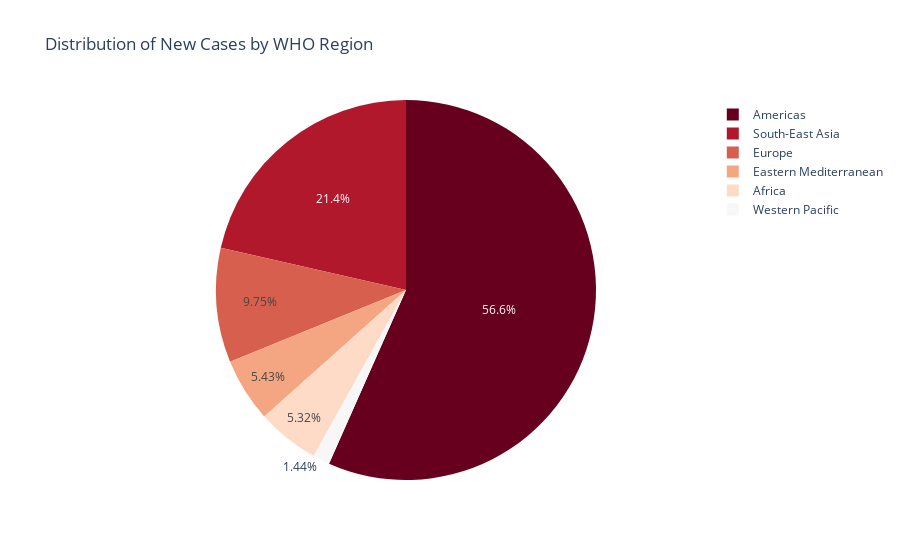

This figure's notebook cell:
### Code cell
region_cases = data.groupby('WHO Region')['New cases'].sum().reset_index()

# 
fig = px.pie(
    region_cases,
    names='WHO Region',
    values='New cases',
    title='Distribution of New Cases by WHO Region',
    color_discrete_sequence=px.colors.sequential.RdBu
)

fig.show()

### Figure 1 — Plotly figure (JSON) as saved in the notebook; plotly's stock layout.template omitted (floating-point values rounded to 4 significant figures)
{"data": [{"domain": {"x": [0, 1], "y": [0, 1]}, "hovertemplate": "WHO Region=%{label}<br>New cases=%{value}<extra></extra>", "labels": ["Africa", "Americas", "Eastern Mediterranean", "Europe", "South-East Asia", "Western Pacific"], "legendgroup": "", "name": "", "showlegend": true, "type": "pie", "values": [12176, 129531, 12410, 22294, 48993, 3289]}], "layout": {"legend": {"tracegroupgap": 0}, "piecolorway": ["rgb(103,0,31)", "rgb(178,24,43)", "rgb(214,96,77)", "rgb(244,165,130)", "rgb(253,219,199)", "rgb(247,247,247)", "rgb(209,229,240)", "rgb(146,197,222)", "rgb(67,147,195)", "rgb(33,102,172)", "rgb(5,48,97)"], "title": {"text": "Distribution of New Cases by WHO Region"}}}
